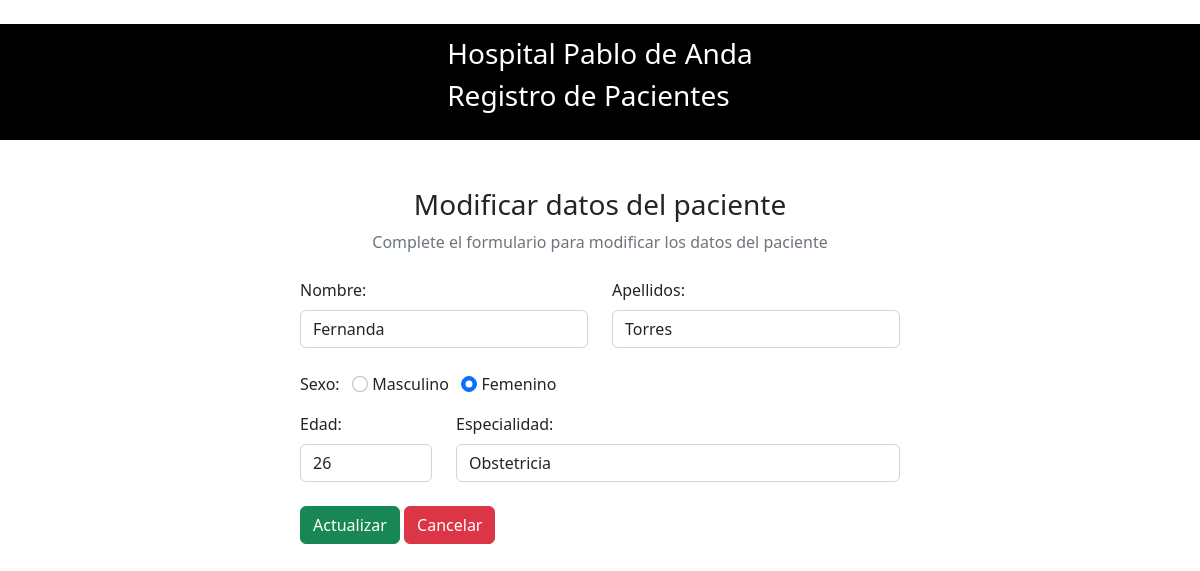
/edit.php?id=14, run on the app's committed database.
### tables this page shows
CREATE TABLE `datos_pacientes` (
  `id` int(100) NOT NULL,
  `nombre` varchar(100) NOT NULL,
  `apellidos` varchar(100) NOT NULL,
  `sexo` varchar(10) NOT NULL,
  `edad` int(2) NOT NULL,
  `especialidad` varchar(100) NOT NULL
);

### edit.php (the view, shortened to what this page needs)
<?php
include "db.php";
$id = $_GET['id'];
?>
<!doctype html>
<html lang="en">
<head>
  <link rel="stylesheet" href="https://cdn.jsdelivr.net/npm/bootstrap@5.2.0/dist/css/bootstrap.min.css"
>
    <link rel="stylesheet" href="https://cdnjs.cloudflare.com/ajax/libs/font-awesome/6.2.0/css/all.min.css"
 />
</head>
<body>
<nav class="navbar navbar-light justify-content-center fs-3 mb-5" style="background-color:  #000000"  >
    <p style="color: #ffffff">
        Hospital Pablo de Anda <br> Registro de Pacientes </p>
    </nav>
    <div class="container">
        <div class="text-center mb-4">
            <h3>Modificar datos del paciente</h3>
            <p class="text-muted">Complete el formulario para modificar los datos del paciente</p>
        </div>
        <?php
        $sql = "SELECT * FROM `datos_pacientes` WHERE id=$id LIMIT 1";
        $result = mysqli_query($conn, $sql);
        $row = mysqli_fetch_assoc($result);
        ?>
        <div class="container d-flex justify-content-center">
            <form action="" method="post" style="width:50vw; min-width:300px;">
                <div class="row">
                    <div class="col">
                        <label class="form-label">Nombre:</label>
                        <input type="text" class="form-control" name="nombre" value="<?php echo $row['nombre']?>">
                    </div>
                    <div class="col">
                        <label class="form-label">Apellidos:</label>
                        <input type="text" class="form-control" name="apellidos" value="<?php echo $row['apellidos']?>">
                    </div>
                </div>
                <div class="form-group mb-3">
                    <br>
                    <label>Sexo:</label> &nbsp;
                    <input type="radio" class="form-check-input" name="sexo" id="masculino" value="Masculino"
                    <?php echo ($row['sexo']=='Masculino')?"checked":"";?>>
                    <label for="masculino" class="form-input-label">Masculino</label>
                    <input type="radio" class="form-check-input" name="sexo" id="femenino" value="Femenino"
                    <?php echo ($row['sexo']=='Femenino')?"checked":"";?>>
                    <label for="femenino" class="form-input-label">Femenino</label>
                </div>
                <div class="row">
                    <div class="col-3">
                        <label class="form-label">Edad:</label>
                        <input type="text" class="form-control" name="edad" value="<?php echo $row['edad']?>">
                    </div>
                    <div class="col">
                        <label class="form-label">Especialidad:</label>
                        <input type="text" class="form-control" name="especialidad" value="<?php echo $row['especialidad']?>">
                    </div>
                <div>
                    <br>
                    <button type="submit" class="btn btn-success" name="submit">Actualizar</button>
                    <button a href="index.php" class="btn btn-danger">Cancelar</button>
                </div>
            </form>
        </div>
    </div>
</body>
</html>

### data on the page
datos_pacientes: nombre "Fernanda", apellidos "Torres", sexo "☐ Masculino", sexo "☑ Femenino", edad "26", especialidad "Obstetricia"
